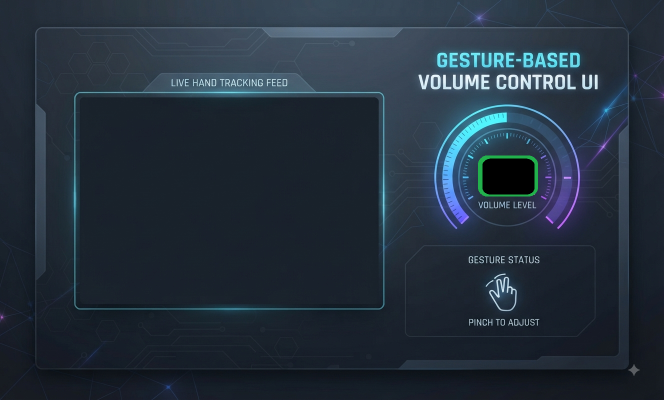
#> input picture Volume Detection/Gemini_Generated_Image_cxkqwocxkqwocxkq.png, 1328 x 800 px, given in place of the camera (shown at 1/2 size)
$ python color_detection.py
#> lines starting #> are read from the running program, lines starting #| are printed output that depends on the picture; after the words box and inside, x2 and y2 are one past the last pixel; in counts of white or black regions, pixels touching at a corner belong together
#> further down, frame is the input picture: shape (800, 1328, 3); mean B, G, R 60.8, 48.2, 35.9
import cv2 as cv
import numpy as np

cap = cv.VideoCapture(0)

lower_blue = np.array([90,50, 20], dtype=np.uint8)
upper_blue = np.array([140,255, 255], dtype=np.uint8)

lower_yellow = np.array([20,113, 20], dtype=np.uint8)
upper_yellow = np.array([40,255, 255], dtype=np.uint8)

lower_green = np.array([45,85, 20], dtype=np.uint8)
upper_green= np.array([77,255, 255], dtype=np.uint8)

lower_red1 = np.array([1,100, 50], dtype=np.uint8)
upper_red1= np.array([5,100, 255], dtype=np.uint8)

lower_red2 = np.array([175,100, 50], dtype=np.uint8)
upper_red2= np.array([179,255, 255], dtype=np.uint8)

blue = {
    'color': (255,0,0),
    'pos': (0,50),
    'text': 'Blue'
 }
red = {
    'color': (0,0,255),
    'pos': (140,50),
    'text': 'Red'
 }
yellow = {
    'color': (0,255,255),
    'pos': (270,50),
    'text': 'Yellow'
 }
green = {
    'color': (0,255,0),
    'pos': (460,50),
    'text': 'Green'
}

def drawText():
    cv.rectangle(frame,(0,0),(640,55),0,-1)
    cv.putText(frame,blue['text'],blue['pos'],0,2,(255,255,255),2,cv.LINE_AA)
    cv.putText(frame,red['text'],red['pos'],0,2,(255,255,255),2,cv.LINE_AA)
    cv.putText(frame,yellow['text'],yellow['pos'],0,2,(255,255,255),2,cv.LINE_AA)
    cv.putText(frame,green['text'],green['pos'],0,2,(255,255,255),2,cv.LINE_AA)
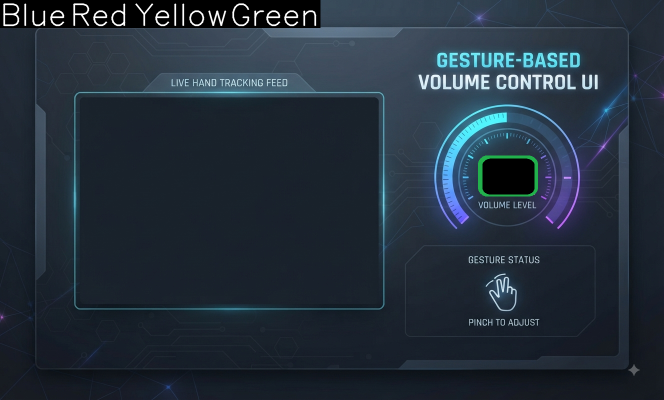
#> frame: shape (800, 1328, 3) (shown at 1/2 size); mean B, G, R 59.7, 47.5, 35.6


def drawMatches(mask,color):
    cnts,_ = cv.findContours(mask,cv.RETR_LIST,cv.CHAIN_APPROX_SIMPLE)

    for c in cnts:
        a = cv.contourArea(c)
        if a> 1000:
            cv.putText(frame,color['text'],color['pos'],0,2,color['color'],2, cv.LINE_AA)
    return

frame_height = int(cap.get(cv.CAP_PROP_FRAME_HEIGHT))
frame_width = int(cap.get(cv.CAP_PROP_FRAME_WIDTH))

frame_size = (frame_width,frame_height)
fourcc = cv.VideoWriter_fourcc(*'mp4v')

out = cv.VideoWriter(r'D:\opencv-practice\video.mp4',fourcc,20.0,frame_size)

while True:
    ret, frame = cap.read()
    if not ret:
        break

    if not cap.isOpened():
        exit()

    out.write(frame)

    drawText()

    frame_hsv = cv.cvtColor(frame, cv.COLOR_BGR2HSV)
#> frame_hsv: shape (800, 1328, 3); mean H, S, V 101.7, 102, 60

    blueMask = cv.inRange(frame_hsv, lower_blue, upper_blue)
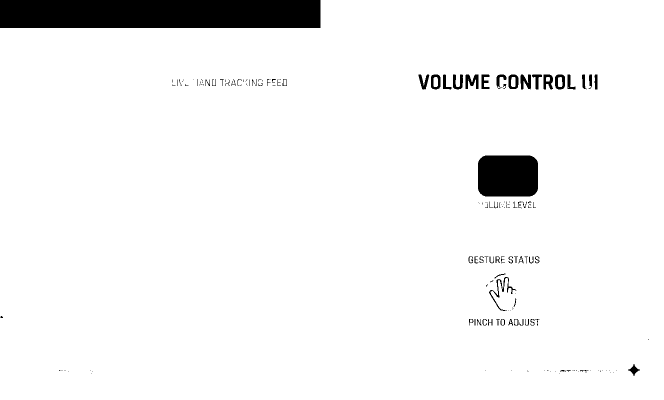
#> blueMask: shape (800, 1328) (shown at 1/2 size); 95% white; 170 black regions (104 under 20 px), largest, box (x1, y1, x2, y2) and area: (0, 0, 641, 56) 35896, (956, 311, 1076, 393) 9544, (978, 554, 1033, 622) 504
    yellowMask = cv.inRange(frame_hsv, lower_yellow, upper_yellow)
#> yellowMask: shape (800, 1328); every value is 0
    greenMask = cv.inRange(frame_hsv, lower_green, upper_green)
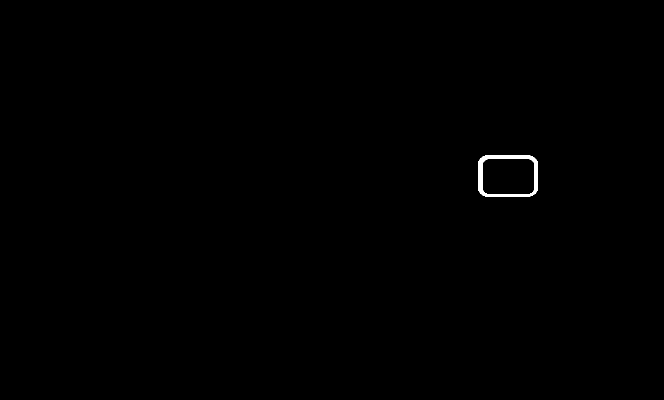
#> greenMask: shape (800, 1328) (shown at 1/2 size); 0.21% white; 1 white region
    redMask1 = cv.inRange(frame_hsv, lower_red1, upper_red1)
    redMask2 = cv.inRange(frame_hsv, lower_red2, upper_red2)

    redMask = cv.add(redMask1,redMask2)

    drawMatches(blueMask, blue)
#> in drawMatches, `cnts,_ = cv.findContours(mask,cv.RETR_LIST,cv.CHAIN_APPROX_SIMPLE)`: cnts = 227 contours, 142 with area under 20; largest, box (x1, y1, x2, y2) and area: (0, 0, 1328, 800) 1024378, (955, 310, 1077, 394) 9724, (977, 553, 1034, 623) 715, (1109, 148, 1131, 180) 584, (930, 148, 958, 179) 572
#> the loop in drawMatches, `for c in cnts:` made 227 passes
#> a on passes 11, 12, 14: 6, 4, 4
#> after the loop in drawMatches, `for c in cnts:`:
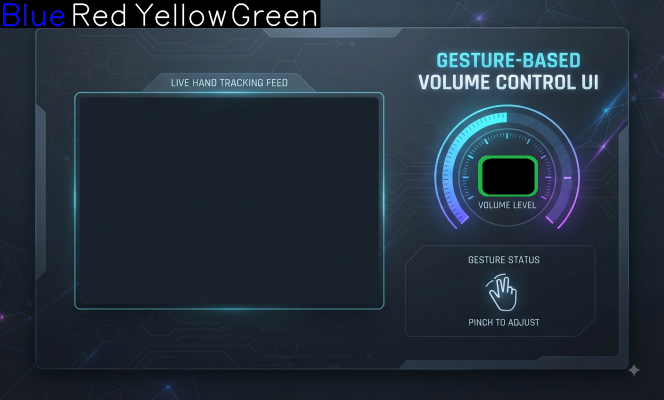
#> frame: shape (800, 1328, 3) (shown at 1/2 size); 0.17% of pixels changed, all inside (x1, y1, x2, y2) = (6, 6, 129, 53)
    drawMatches(yellowMask,yellow)
    drawMatches(greenMask,green)
#> in drawMatches (call 3), `cnts,_ = cv.findContours(mask,cv.RETR_LIST,cv.CHAIN_APPROX_SIMPLE)`: cnts = 2 contours; box (x1, y1, x2, y2) and area: (956, 311, 1076, 393) 9362, (964, 316, 1070, 390) 7446
#> the loop in drawMatches (call 3), `for c in cnts:` made 2 passes
#> a on passes 1 to 2: 7446, 9362.5
#> after the loop in drawMatches (call 3), `for c in cnts:`:
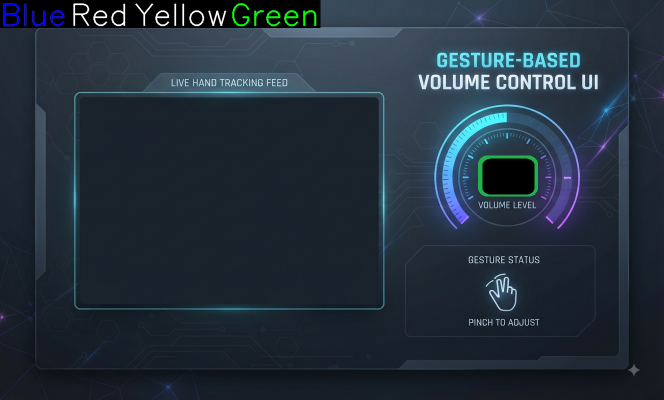
#> frame: shape (800, 1328, 3) (shown at 1/2 size); 0.2% of pixels changed, all inside (x1, y1, x2, y2) = (464, 6, 633, 53)
    drawMatches(redMask,red)

    cv.imshow("Video", frame)


    if (cv.waitKey(1) & 0xFF == ord('q')):
#> (key q is pressed here)
        break

cap.release()
out.release()
cv.destroyAllWindows()
